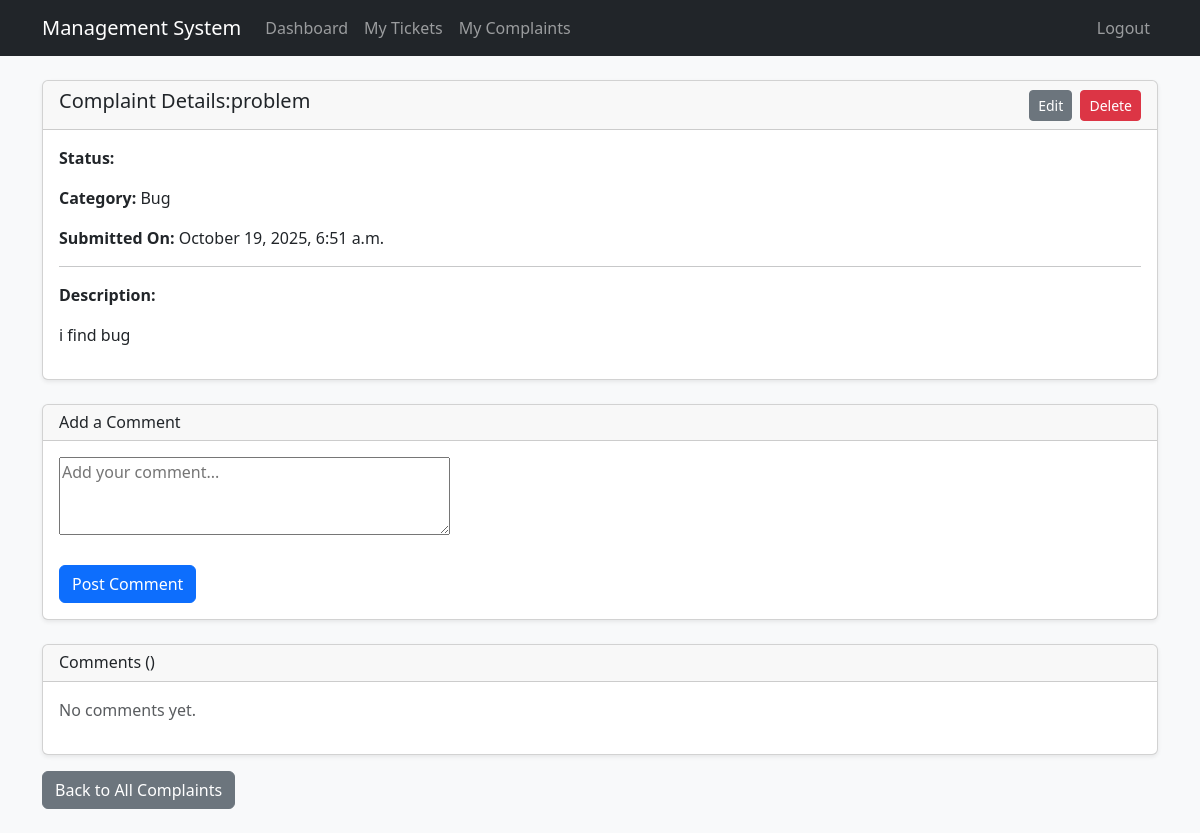
Screenshot of /complaint/7/ (signed in) with the database file from the repository.
### complaints/models.py (models this page shows, shortened)
class Complaint(models.Model):
    CATEGORY_CHOICES = [
        ('Bug', 'Bug Report'),
        ('Feature', 'Feature Request'),
        ('General', 'General Feedback'),
        ('Other', 'Other'),
    ]
    STATUS_CHOICES = [
        ('Pending', 'Pending'),
        ('In Process', 'In Process'),
        ('Solved', 'Solved'),
        ('Closed', 'Closed'),
    ]
    user = models.ForeignKey(User, on_delete=models.CASCADE, related_name='complaints')
    title = models.CharField(max_length=200)
    category = models.CharField(max_length=20, choices=CATEGORY_CHOICES)
    description = models.TextField()
    status = models.CharField(max_length=20, choices=STATUS_CHOICES, default='Pending')
    created_at = models.DateTimeField(auto_now_add=True)
    satisfied = models.BooleanField(default=None, null=True, blank=True)
    assigned_to = models.ForeignKey(
        User,
        on_delete=models.SET_NULL,
        null=True,
        blank=True,
        related_name='assigned_complaints',
        limit_choices_to={'is_staff': True}
    )

### complaints/views.py (the view)
# urls.py: path('complaint/<int:complaint_id>/', views.complaint_detail, name='complaint_detail'),
@login_required
def complaint_detail(request, complaint_id):
    if request.user.is_staff:
        complaint = get_object_or_404(Complaint, id=complaint_id)
    else:
        complaint = get_object_or_404(Complaint, id=complaint_id, user=request.user)
    if request.method == 'POST':
        comment_form = CommentForm(request.POST)
        if comment_form.is_valid():
            new_comment = comment_form.save(commit=False)
            new_comment.complaint = complaint
            new_comment.user = request.user
            new_comment.save()
            return redirect('complaint_detail', complaint_id=complaint.id)
    else:
        comment_form = CommentForm()
    context = {
        'complaint': complaint,
        'comment_form': comment_form,
    }
    return render(request, 'complaint_detail.html', context)

### complaints/forms.py
class CommentForm(forms.ModelForm):
    class Meta:
        model = Comment
        fields = ['text']
        widgets = {
            'text': forms.Textarea(attrs={'rows': 3, 'placeholder': 'Add your comment...'}),
        }
        labels = {
            'text': '',
        }

### templates/complaint_detail.html (shortened to what this page needs)
{% extends 'base.html' %}
{% block content %}
     <div class="card shadow-sm">
        <div class="card-header d-flex justify-content-between align-items-center">
            <h2 class=h5 mb-0>Complaint Details:{{complaint.title}}</h2>
             <div>
            <a href="{% url 'update_complaint' complaint.id %}" class="btn btn-secondary btn-sm">Edit</a>
            <form action="{% url 'delete_complaint' complaint.id %}" method="post" class="d-inline ms-1" onsubmit="return confirm('Are you sure you want to delete this complaint?');">
                <button type="submit" class="btn btn-danger btn-sm">Delete</button>
            </form>
        </div>
        </div>
        <div class="card-body">
            <p><strong>Status:</strong>
                <span class="badge {% if complaint.status == 'In Process' %} bg-info text-dark {% elif complaint.status == 'Solved' %} bg-success {% elif complaint.status == 'Closed' %} bg-dark {% endif %}">
            </span>
            </p>
            <p><strong>Category:</strong> {{ complaint.category }}</p>
        <p><strong>Submitted On:</strong> {{ complaint.created_at|date:"F d, Y, P" }}</p>
        <hr>
        <p><strong>Description:</strong></p>
        <p>{{ complaint.description|linebreaksbr }}</p>
    </div>
</div>
<div class="card shadow-sm mt-4">
    <div class="card-header">
        <h3 class="h6 mb-0">Add a Comment</h3>
    </div>
    <div class="card-body">
        <form method="post">
            {{ comment_form.as_p }}
            <button type="submit" class="btn btn-primary mt-2">Post Comment</button>
        </form>
    </div>
</div>
<div class="card shadow-sm mt-4">
    <div class="card-header">
        <h3 class="h6 mb-0">Comments ({{ comments.count }})</h3>
    </div>
    <div class="card-body">
        {% for comment in comments %}
            <div class="mb-3 border-bottom pb-2">
                <p class="mb-1">
                    <strong>{{ comment.user.username }}</strong>
                    <small class="text-muted"> - {{ comment.created_at|timesince }} ago</small>
                </p>
                <p>{{ comment.text|linebreaksbr }}</p>
            </div>
            {% empty %}
            <p class="text-muted">No comments yet.</p>
        {% endfor %}
    </div>
</div>
<a href="{% url 'view_complaints' %}" class="btn btn-secondary mt-3">Back to All Complaints</a>
{% endblock%}

### rows the page displays
Complaint: title "problem", category "Bug", created_at "October 19, 2025, 6:51 a.m.", description "i find bug"
